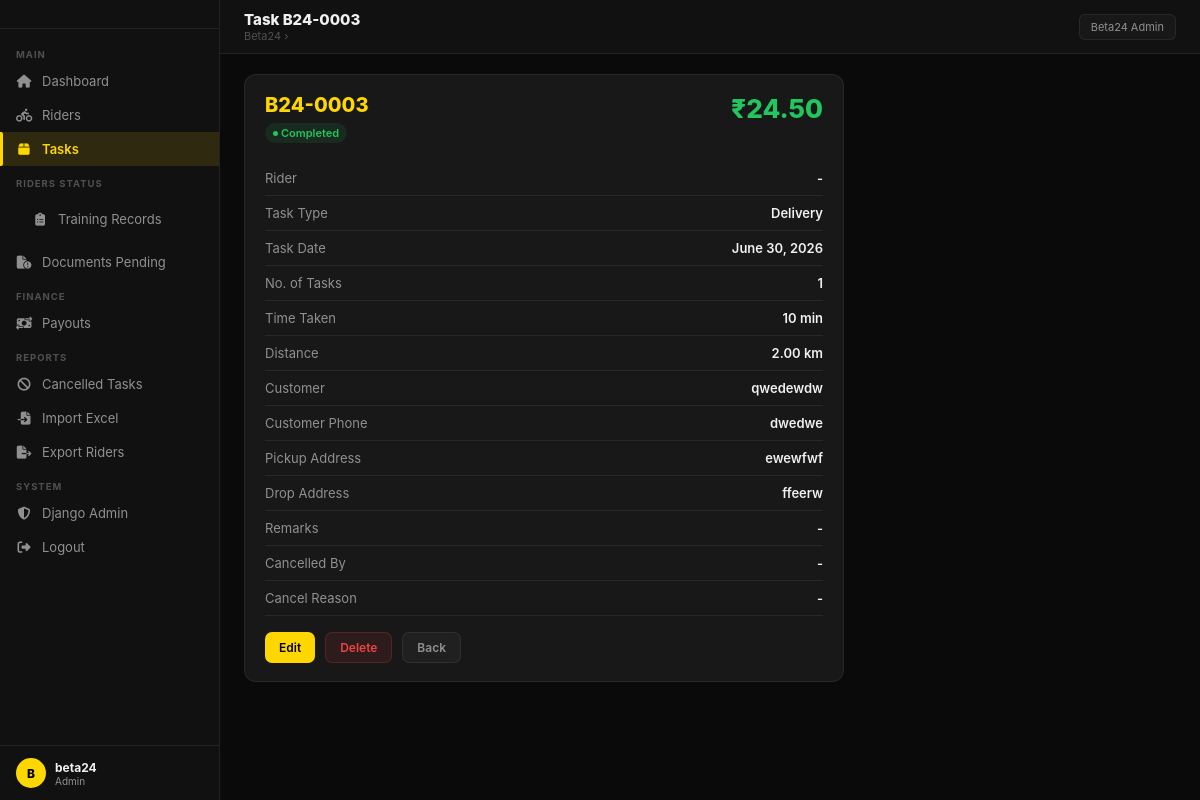
Screenshot of /tasks/3/ (signed in) with the database file from the repository.
### tasks/models.py (models this page shows, shortened)
class Task(models.Model):
    STATUS_CHOICES = [
        ('pending', 'Pending'),
        ('in_progress', 'In Progress'),
        ('completed', 'Completed'),
        ('cancelled', 'Cancelled'),
    ]
    TASK_TYPES = [
        ('delivery', 'Delivery'),
        ('pickup', 'Pickup'),
        ('pickup_delivery', 'Pickup & Delivery'),
        ('other', 'Other'),
    ]
    CANCELLED_BY = [
        ('rider', 'Rider'),
        ('customer', 'Customer'),
        ('company', 'Company'),
    ]
    task_id = models.CharField(max_length=20, unique=True, blank=True)
    rider = models.ForeignKey(Rider, on_delete=models.SET_NULL, null=True, related_name='tasks')
    task_date = models.DateField(default=timezone.now)
    task_type = models.CharField(max_length=30, choices=TASK_TYPES, default='delivery')
    num_tasks = models.PositiveIntegerField(default=1)
    time_taken = models.PositiveIntegerField(default=10)
    distance_km = models.DecimalField(max_digits=6, decimal_places=2, default=2.0)
    customer_name = models.CharField(max_length=100, blank=True)
    customer_number = models.CharField(max_length=15, blank=True)
    pickup_address = models.TextField(blank=True)
    drop_address = models.TextField(blank=True)
    remarks = models.TextField(blank=True)
    status = models.CharField(max_length=20, choices=STATUS_CHOICES, default='pending')
    earnings = models.DecimalField(max_digits=10, decimal_places=2, default=0)
    cancelled_by = models.CharField(max_length=20, choices=CANCELLED_BY, blank=True)
    cancellation_reason = models.TextField(blank=True)
    created_at = models.DateTimeField(auto_now_add=True)
    updated_at = models.DateTimeField(auto_now=True)
    class Meta:
        ordering = ['-task_date', '-created_at']

### tasks/views.py (the view)
# urls.py: path("<int:pk>/", views.task_detail, name="task_detail"),
@login_required
def task_detail(request, pk):
    task = get_object_or_404(Task, pk=pk)
    rows = [
        ('Rider', task.rider.name if task.rider else '-'),
        ('Task Type', task.get_task_type_display()),
        ('Task Date', task.task_date),
        ('No. of Tasks', task.num_tasks),
        ('Time Taken', f'{task.time_taken} min'),
        ('Distance', f'{task.distance_km} km'),
        ('Customer', task.customer_name or '-'),
        ('Customer Phone', task.customer_number or '-'),
        ('Pickup Address', task.pickup_address or '-'),
        ('Drop Address', task.drop_address or '-'),
        ('Remarks', task.remarks or '-'),
        ('Cancelled By', task.cancelled_by or '-'),
        ('Cancel Reason', task.cancellation_reason or '-'),
    ]
    return render(request, 'tasks/detail.html', {'task': task, 'rows': rows})

### templates/tasks/detail.html
{% extends 'base.html' %}
{% block page_title %}Task {{ task.task_id }}{% endblock %}
{% block content %}
<div class="card" style="max-width:600px;">
  <div style="display:flex;justify-content:space-between;align-items:flex-start;margin-bottom:18px;">
    <div>
      <div style="font-size:20px;font-weight:800;color:var(--y);">{{ task.task_id }}</div>
      <span class="badge {% if task.status == 'completed' %}b-g{% elif task.status == 'cancelled' %}b-r{% else %}b-w{% endif %}" style="margin-top:6px;">{{ task.status|title }}</span>
    </div>
    <div style="font-size:26px;font-weight:800;color:var(--ok);">&#8377;{{ task.earnings }}</div>
  </div>
  {% for l,v in rows %}
  <div style="display:flex;justify-content:space-between;padding:9px 0;border-bottom:1px solid var(--b);font-size:13px;"><span style="color:var(--t2);">{{ l }}</span><span style="font-weight:600;">{{ v }}</span></div>
  {% endfor %}
  <div style="display:flex;gap:10px;margin-top:16px;">
    <a href="{% url 'task_edit' task.pk %}" class="btn btn-y">Edit</a>
    <a href="{% url 'task_delete' task.pk %}" class="btn btn-r">Delete</a>
    <a href="{% url 'task_list' %}" class="btn btn-ghost">Back</a>
  </div>
</div>
{% endblock %}

### templates/base.html (shortened to what this page needs)
{% load static %}
<!DOCTYPE html>
<html lang="en">
<head>
<link rel="stylesheet" href="https://cdnjs.cloudflare.com/ajax/libs/font-awesome/6.5.0/css/all.min.css">
</head>
<body>
<aside class="sb">
  <div class="sb-logo">
  </div>
  <nav class="sb-nav">
    <div class="sb-sec">Main</div>
    <div class="sb-item {% if request.resolver_match.url_name == 'dashboard' %}active{% endif %}">
      <a href="{% url 'dashboard' %}"><i class="fa-solid fa-house"></i> Dashboard</a>
    </div>
    <div class="sb-item {% if 'rider' in request.resolver_match.url_name|default:'' %}active{% endif %}">
      <a href="{% url 'rider_list' %}"><i class="fa-solid fa-person-biking"></i> Riders</a>
    </div>
    <div class="sb-item {% if 'task' in request.resolver_match.url_name|default:'' %}active{% endif %}">
      <a href="{% url 'task_list' %}"><i class="fa-solid fa-box"></i> Tasks</a>
    </div>
    <div class="sb-sec">Riders Status</div>
    <div class="sb-item">
      <div class="sb-item">
      <a href="{% url 'training_records' %}"><i class="fa-solid fa-clipboard-list"></i> Training Records</a>
    </div>
    </div>
    <div class="sb-item">
      <a href="{% url 'rider_list' %}?status=documents_pending"><i class="fa-solid fa-file-circle-exclamation"></i> Documents Pending</a>
    </div>
    <div class="sb-sec">Finance</div>
    <div class="sb-item {% if 'payout' in request.resolver_match.url_name|default:'' %}active{% endif %}">
      <a href="{% url 'payout_list' %}"><i class="fa-solid fa-money-bill-transfer"></i> Payouts</a>
    </div>
    <div class="sb-sec">Reports</div>
    <div class="sb-item">
      <a href="{% url 'cancelled_tasks' %}"><i class="fa-solid fa-ban"></i> Cancelled Tasks</a>
    </div>
    <div class="sb-item">
      <a href="{% url 'excel_import' %}"><i class="fa-solid fa-file-import"></i> Import Excel</a>
    </div>
    <div class="sb-item">
      <a href="{% url 'excel_export' %}"><i class="fa-solid fa-file-export"></i> Export Riders</a>
    </div>
    <div class="sb-sec">System</div>
    <div class="sb-item">
      <a href="/admin/"><i class="fa-solid fa-shield-halved"></i> Django Admin</a>
    </div>
    <div class="sb-item">
      <a href="{% url 'logout' %}"><i class="fa-solid fa-right-from-bracket"></i> Logout</a>
    </div>
  </nav>
  <div class="sb-foot">
    <div class="sb-av">{{ request.user.username|first|upper }}</div>
    <div>
      <div style="font-size:12px;font-weight:700;">{{ request.user.username }}</div>
      <div style="font-size:10px;color:var(--t2);">Admin</div>
    </div>
  </div>
</aside>
<div class="main">
  <div class="topbar">
    <div>
      <div class="topbar-l">{% block page_title %}Dashboard{% endblock %}</div>
      <div class="topbar-sub">Beta24 › {% block breadcrumb %}{% endblock %}</div>
    </div>
    <div class="topbar-r">
      <span style="font-size:11px;color:var(--t2);background:var(--card);border:1px solid var(--b);padding:5px 11px;border-radius:6px;">Beta24 Admin</span>
    </div>
  </div>
  <div class="content">
    {% block content %}{% endblock %}
  </div>
</div>
</body>
</html>

### templates/base.html (style rules this page uses)
:root { --y:#FFD700;--yb:rgba(255,215,0,0.12);--bg:#0A0A0A;--bg2:#111;--card:#181818;--card2:#202020;--b:rgba(255,255,255,0.07);--by:rgba(255,215,0,0.22);--t:#F0F0F0;--t2:#909090;--t3:#505050;--ok:#22C55E;--warn:#F59E0B;--err:#EF4444;--info:#60A5FA;--ok-b:rgba(34,197,94,.1);--warn-b:rgba(245,158,11,.1);--err-b:rgba(239,68,68,.1);--info-b:rgba(96,165,250,.1); }
* { margin:0;padding:0;box-sizing:border-box; }
body { font-family:-apple-system,'Segoe UI',sans-serif;background:var(--bg);color:var(--t);min-height:100vh;display:flex; }
a { color:var(--y);text-decoration:none; }
.sb { width:220px;min-height:100vh;background:var(--bg2);border-right:1px solid var(--b);display:flex;flex-direction:column;position:fixed;top:0;left:0;z-index:100; }
.sb-logo { padding:14px 16px;border-bottom:1px solid var(--b); }
.sb-nav { flex:1;padding:8px 0;overflow-y:auto; }
.sb-sec { font-size:9.5px;color:var(--t3);text-transform:uppercase;letter-spacing:1px;padding:12px 16px 4px;font-weight:700; }
.sb-item { display:flex;align-items:center;gap:10px;padding:9px 16px;font-size:13px;color:var(--t2);position:relative;transition:all .15s; }
.sb-item.active,.sb-item.active a { color:var(--y);font-weight:600; }
.sb-item.active { background:var(--yb); }
.sb-item.active::before { content:'';position:absolute;left:0;top:0;bottom:0;width:3px;background:var(--y);border-radius:0 2px 2px 0; }
.sb-item i { width:16px;text-align:center; }
.sb-item a { color:inherit;display:flex;align-items:center;gap:10px;width:100%; }
.sb-foot { padding:12px 16px;border-top:1px solid var(--b);display:flex;align-items:center;gap:9px; }
.sb-av { width:30px;height:30px;background:var(--y);border-radius:50%;display:flex;align-items:center;justify-content:center;font-size:12px;font-weight:800;color:#000; }
.main { margin-left:220px;flex:1;min-height:100vh;display:flex;flex-direction:column; }
.topbar { background:var(--bg2);border-bottom:1px solid var(--b);padding:0 24px;height:54px;display:flex;align-items:center;justify-content:space-between;position:sticky;top:0;z-index:50; }
.topbar-l { font-size:15px;font-weight:800; }
.topbar-sub { font-size:11px;color:var(--t3); }
.topbar-r { display:flex;align-items:center;gap:10px; }
.content { padding:20px 24px;flex:1; }
.card { background:var(--card);border:1px solid var(--b);border-radius:12px;padding:18px 20px;margin-bottom:18px; }
.btn { display:inline-flex;align-items:center;gap:5px;font-size:12px;padding:7px 14px;border-radius:7px;border:none;cursor:pointer;font-weight:600;transition:all .15s;text-decoration:none; }
.btn-y { background:var(--y);color:#000; }
.btn-ghost { background:var(--card2);border:1px solid var(--b);color:var(--t2); }
.btn-r { background:var(--err-b);color:var(--err);border:1px solid rgba(239,68,68,.2); }
.badge { display:inline-flex;align-items:center;gap:3px;font-size:11px;font-weight:600;padding:3px 8px;border-radius:20px; }
.badge::before { content:'';width:5px;height:5px;border-radius:50%;background:currentColor; }
.b-g { background:var(--ok-b);color:var(--ok); }

### rows the page displays
Task: task_id "B24-0003", status "Completed", earnings "24.50", rows "June 30, 2026" "qwedewdw" "dwedwe" "ewewfwf" "ffeerw"

### other values shown
{{ request.user.username|first|upper }} "B"
{{ request.user.username }} "beta24"
{{ l }} "Rider" "Task Type" "Task Date" "No. of Tasks" "Time Taken" "Distance" "Customer" "Customer Phone" "Pickup Address" "Drop Address" "Remarks" "Cancelled By" "Cancel Reason"
{{ v }} "-" "Delivery" "1" "10 min" "2.00 km" "-" "-" "-"
